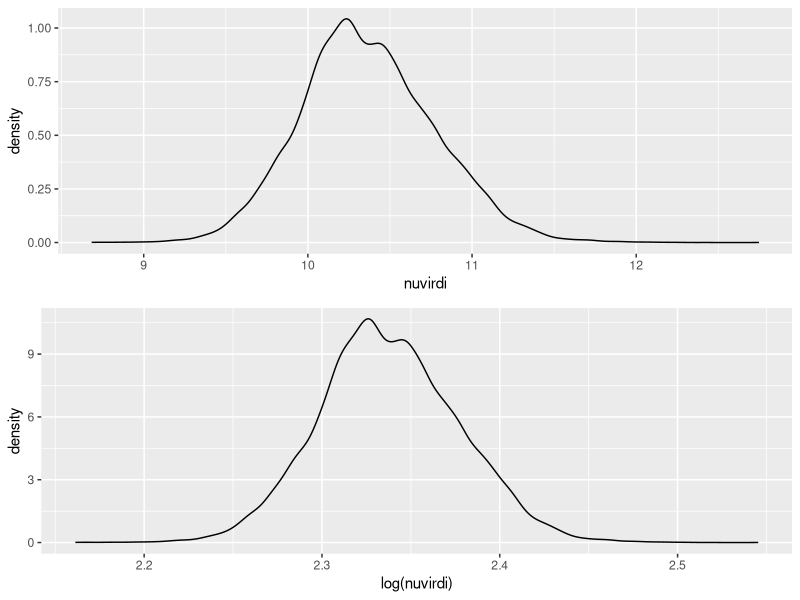
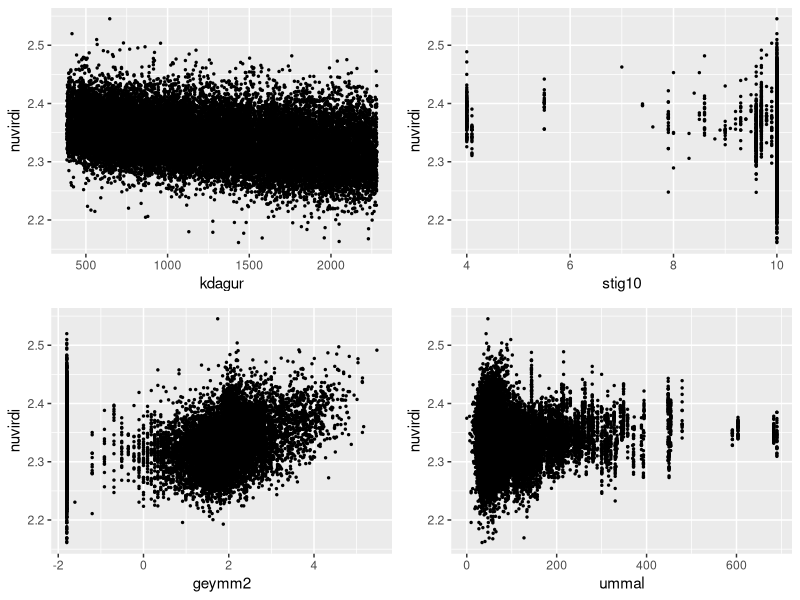
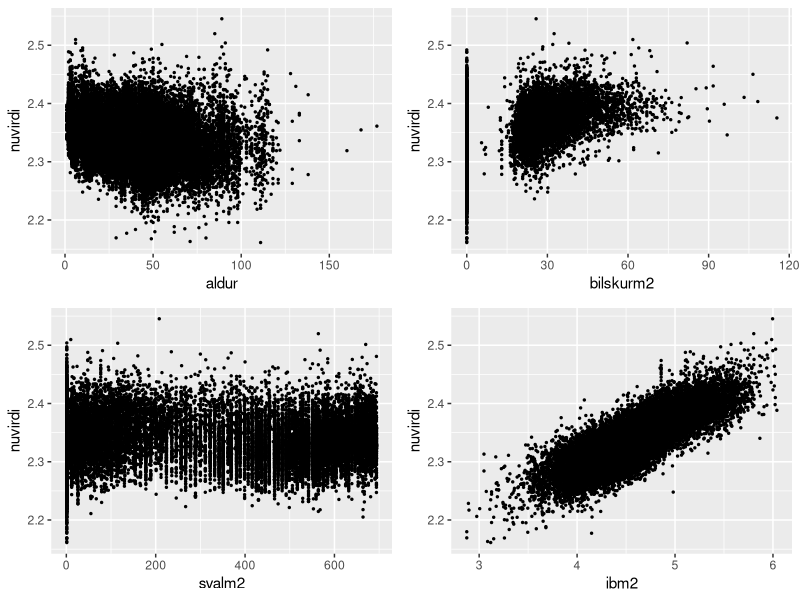
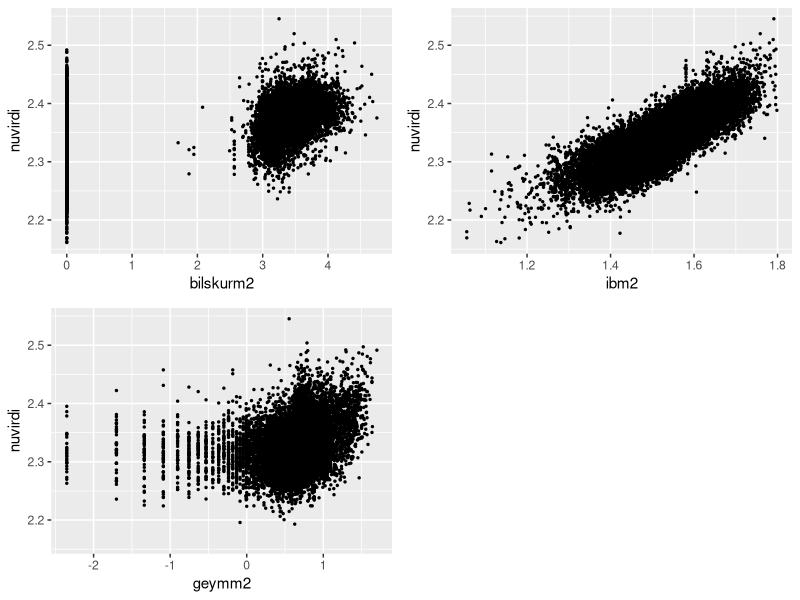
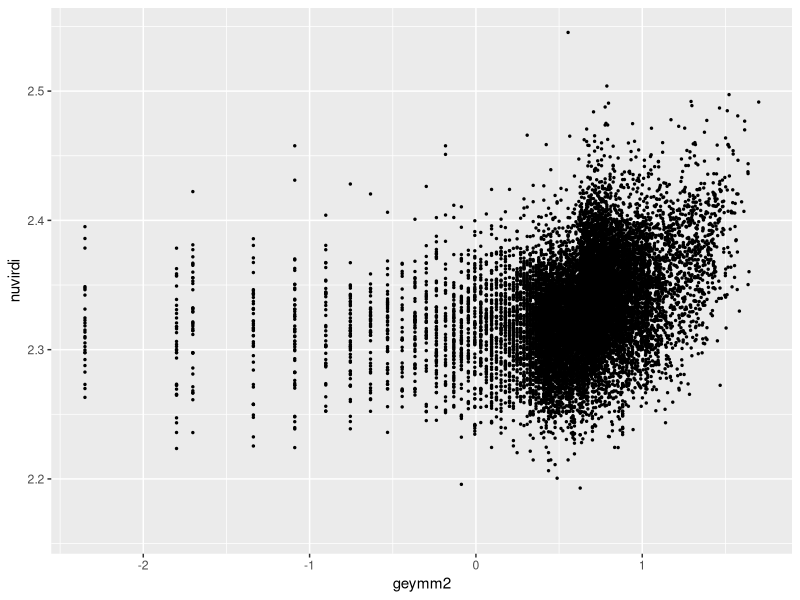
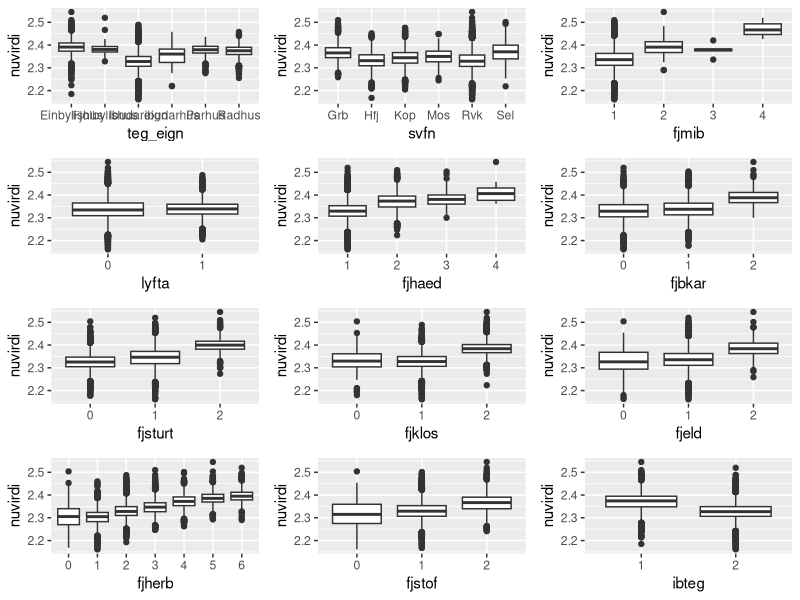

The R source for these figures, in order: (Note: this script raises an error after producing the figures.)
## ---- chunk 1
knitr::opts_chunk$set(echo = TRUE)
rm(list = ls())
## ---- chunk 2
library(plyr); library(dplyr); library(lubridate)
library(ggplot2)
library(grid)
library(gridExtra)
library(glmnet)
library(e1071)
library(randomForest)
## ---- chunk 3
data = read.csv("MyData.csv")
## ---- chunk 4
#laga factor, prentast ekki
data$fjmib = as.factor(data$fjmib)
data$lyfta = as.factor(data$lyfta)
data$fjhaed = as.factor(data$fjhaed)
data$fjbkar = as.factor(data$fjbkar)
data$fjsturt = as.factor(data$fjsturt)
data$fjklos = as.factor(data$fjklos)
data$fjeld = as.factor(data$fjeld)
data$fjherb = as.factor(data$fjherb)
data$fjstof = as.factor(data$fjstof)
data$matssvaedi = as.factor(data$matssvaedi)
data$undirmatssvaedi = as.factor(data$undirmatssvaedi)
data$ibteg = as.factor(data$ibteg)
## ---- chunk 5
density1 <- ggplot(data,aes(nuvirdi))+
  geom_density()

density2 <- ggplot(data,aes(log(nuvirdi)))+
  geom_density()

grid.arrange(density1,density2,nrow=2)
## ---- chunk 6
data$nuvirdi = log(data$nuvirdi)
## ---- chunk 7
p1 <- ggplot(data, aes(x=kdagur,y=nuvirdi)) +
          geom_point(size=0.5)+
          theme_grey()

p2 <- ggplot(data, aes(x=stig10,y=nuvirdi)) +
          geom_point(size=0.5) +
          theme_grey()

p3 <- ggplot(data, aes(x=geymm2,y=nuvirdi)) +
          geom_point(size=0.5) +
          theme_grey()

p4 <- ggplot(data, aes(x=ummal,y=nuvirdi)) +
          geom_point(size=0.5) +
          theme_grey()

p5 <- ggplot(data, aes(x=aldur,y=nuvirdi)) +
          geom_point(size=0.5) +
          theme_grey()

p6 <- ggplot(data, aes(x=bilskurm2,y=nuvirdi)) +
          geom_point(size=0.5) +
          theme_grey()

p7 <- ggplot(data, aes(x=svalm2,y=nuvirdi)) +
          geom_point(size=0.5) +
          theme_grey()

p8 <- ggplot(data, aes(x=ibm2,y=nuvirdi)) +
          geom_point(size=0.5) +
          theme_grey()

grid.arrange(p1,p2,p3,p4,nrow = 2)
grid.arrange(p5,p6,p7,p8,nrow = 2)
## ---- chunk 8
B = data$bilskurm2
ind1 = which(B == 0)
B[-ind1] = log(B[-ind1])
I = log(data$ibm2)
G = data$geymm2
ind3 = which(G == 0)
G[-ind3] = log(G[-ind3])
## ---- chunk 9
p1 <- ggplot(data, aes(x=B,y=nuvirdi)) +
          geom_point(size=0.5)+
          theme_grey() + labs(x="bilskurm2")

p2 <- ggplot(data, aes(x=I,y=nuvirdi)) +
          geom_point(size=0.5) +
          theme_grey() + labs(x="ibm2")

p3 <- ggplot(data, aes(x=G,y=nuvirdi)) +
          geom_point(size=0.5) +
          theme_grey() + labs(x="geymm2")

grid.arrange(p1,p2,p3,nrow = 2)
## ---- chunk 10
data$ibm2 = log(data$ibm)

G[ind3] = G[ind3] - 1.8 
data$geymm2 = G
ggplot(data, aes(x=geymm2,y=nuvirdi)) +
          geom_point(size=0.5) +
          theme_grey() 
## ---- chunk 11
f1 <- ggplot(data,aes(x=teg_eign,y=nuvirdi))+
          geom_boxplot()

f2 <- ggplot(data,aes(x=svfn,y=nuvirdi))+
          geom_boxplot()

f3 <- ggplot(data,aes(x=fjmib,y=nuvirdi))+
          geom_boxplot()

f4 <- ggplot(data,aes(x=lyfta,y=nuvirdi))+
          geom_boxplot()

f5 <- ggplot(data, aes(x=fjhaed,y=nuvirdi)) +
          geom_boxplot()

f6 <- ggplot(data,aes(x=fjbkar,y=nuvirdi))+
          geom_boxplot()

f7 <- ggplot(data,aes(x=fjsturt,y=nuvirdi))+
          geom_boxplot()

f8 <- ggplot(data,aes(x=fjklos,y=nuvirdi))+
          geom_boxplot()

f9 <- ggplot(data,aes(x=fjeld,y=nuvirdi))+
          geom_boxplot()

f10 <- ggplot(data,aes(x=fjherb,y=nuvirdi))+
          geom_boxplot()

f11 <- ggplot(data, aes(x=fjstof,y=nuvirdi)) +
          geom_boxplot()

f12 <- ggplot(data, aes(x=ibteg,y=nuvirdi)) +
          geom_boxplot()

grid.arrange(f1,f2,f3,
             f4,f5,
             f6,f7,
             f8,f9,f10,f11,f12,ncol=3)
## ---- chunk 12
X = with(data,cbind(kdagur,aldur,ummal,ibm2,stig10,bilskurm2,svalm2,geymm2))
cor(X)
## ---- chunk 13
set.seed(8756)
dat = data
svfn = dat$svfn
dat$svfn = NULL
## ---- chunk 14
n = dim(dat)[1]
train = sample(n,floor(n*0.8)) 
dat.train = dat[train,]
dat.test = dat[-train,]
## ---- chunk 15
fit.lm = lm(nuvirdi~.,dat.train)
summary(fit.lm)
## ---- chunk 16
pred.lm = predict(fit.lm, dat.test)
RSS1 = mean((dat.test$nuvirdi - pred.lm)^2)
Rss = mean((exp(dat.test$nuvirdi)-exp(pred.lm))^2)
Rss
RSS1
## ---- chunk 17
diagnost = fortify(fit.lm)
diagnost$.index = 1:(dim(diagnost)[1])
res_sd = sd(diagnost$.resid)
resPlot = ggplot(diagnost, aes(x=seq(1:length(.resid)),y=.resid)) +
                geom_point()+
                geom_hline(yintercept=0, col="red", linetype="dashed")+
                geom_hline(yintercept=2*res_sd, col="blue", linetype="dashed")+
                geom_hline(yintercept=-2*res_sd, col="blue", linetype="dashed")+
                geom_hline(yintercept=3*res_sd, col="green", linetype="dashed")+
                geom_hline(yintercept=-3*res_sd, col="green", linetype="dashed")+
                xlab("Index")+ylab("Residuals")+labs(title = "Index plot of residuals")+
                geom_text(aes(label=ifelse(abs(.resid)>3*res_sd,.index,"")),
                      hjust=-.5, vjust=0.4)+
                theme_grey()
resPlot
## ---- chunk 18
QQPlot<-ggplot(diagnost, aes(sample = .resid))+
        stat_qq()+
        geom_abline(slope=res_sd)+
        ylab("Residuals")+
        theme_grey()
QQPlot
## ---- chunk 19
LevPlot <- ggplot(diagnost, aes(x=seq(1:length(.hat)),y=.hat))+
                  geom_point()+
                  geom_hline(yintercept=4*mean(diagnost$.hat), col="red", linetype="dashed")+
                  xlab("Index")+
                  ylab("Leverages")+
                  geom_text(aes(label=ifelse(.hat > 4*mean(diagnost$.hat),.index,"")),hjust=0, vjust=0)+
                  theme_grey()
LevPlot
